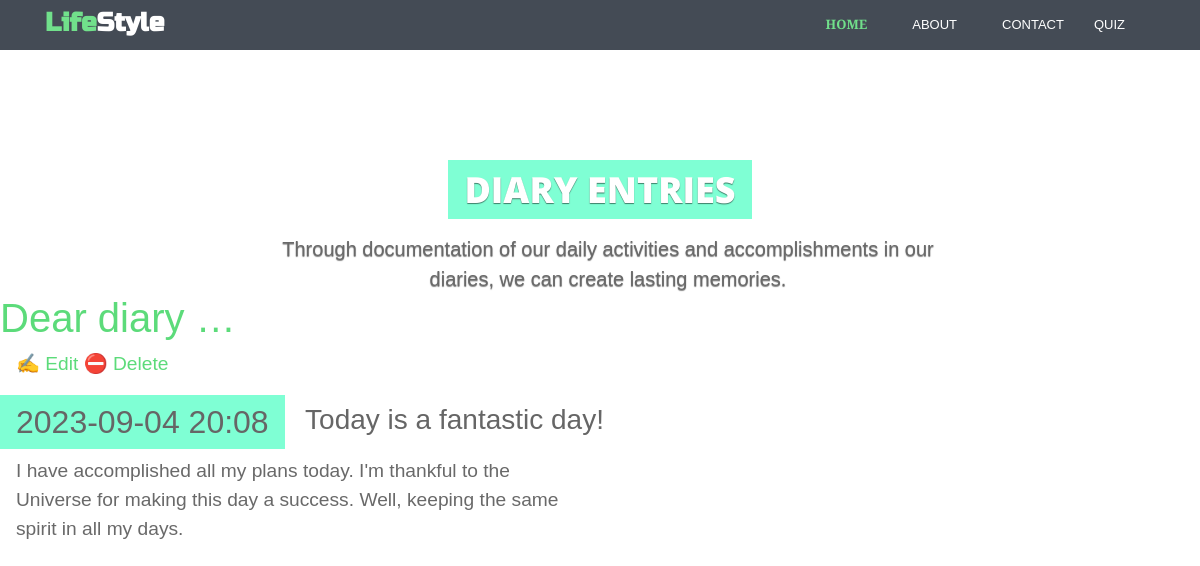
Screenshot of /entry/11 (signed in) with the database file from the repository.
### entries/models.py (models this page shows, shortened)
class Entry(models.Model):
    title = models.CharField(max_length=200)
    content = models.TextField()
    date_created = models.DateTimeField(default=timezone.now)
    class Meta:
        verbose_name_plural = "Entries"

### entries/views.py (the view)
# urls.py: path("entry/<int:pk>", views.EntryDetailView.as_view(), name="entry-detail"),
class EntryDetailView(LockedView, DetailView):
    model = Entry

### entries/templates/entries/entry_detail.html
{% extends "entries/base.html" %}
{% block content %}
    <article>
    <p>
    <a href="{% url 'entry-update' entry.id %}">✍️ Edit</a>
    <a href="{% url 'entry-delete' entry.id %}">⛔ Delete</a>
    </p>
    <h2>{{ entry.date_created|date:'Y-m-d H:i' }}</h2>
    <h3>{{ entry.title }}</h3>
    <p>{{ entry.content }}</p>
    </article>
{% endblock content %}

### entries/static/css/diary.css (style rules this page uses)
* { box-sizing: border-box; }
body { font-family: sans-serif; font-size: 18px; }
a { color: inherit; }
h2, h3 { font-size: 1.4em; margin: 0; display: inline-block; padding: 0.5rem 1rem; vertical-align: top; }
h2 { background-color: aquamarine; }
article { margin-bottom: 0.5rem; }
p { font-size: 1.2em; padding-left: 1rem; line-height: 1.3em; max-width: 36rem; color: dimgray; }

### entries/static/css/theme-2.css (style rules this page uses)
body { font-family:'Merriweather Sans', arial, sans-serif;color:#666;font-size:16px;-webkit-font-smoothing:antialiased;-moz-osx-font-smoothing:grayscale }
p { margin-bottom:16px;line-height:1.5 }
a { color:#5cdb7a;-webkit-transition:all 0.4s ease-in-out;-moz-transition:all 0.4s ease-in-out;-ms-transition:all 0.4s ease-in-out;-o-transition:all 0.4s ease-in-out }

### rows the page displays
Entry: date_created "2023-09-04 20:08", title "Today is a fantastic day!", content "I have accomplished all my plans today. I'm thankful to the Universe for making this day a success. Well, keeping the same spirit in all my days."
